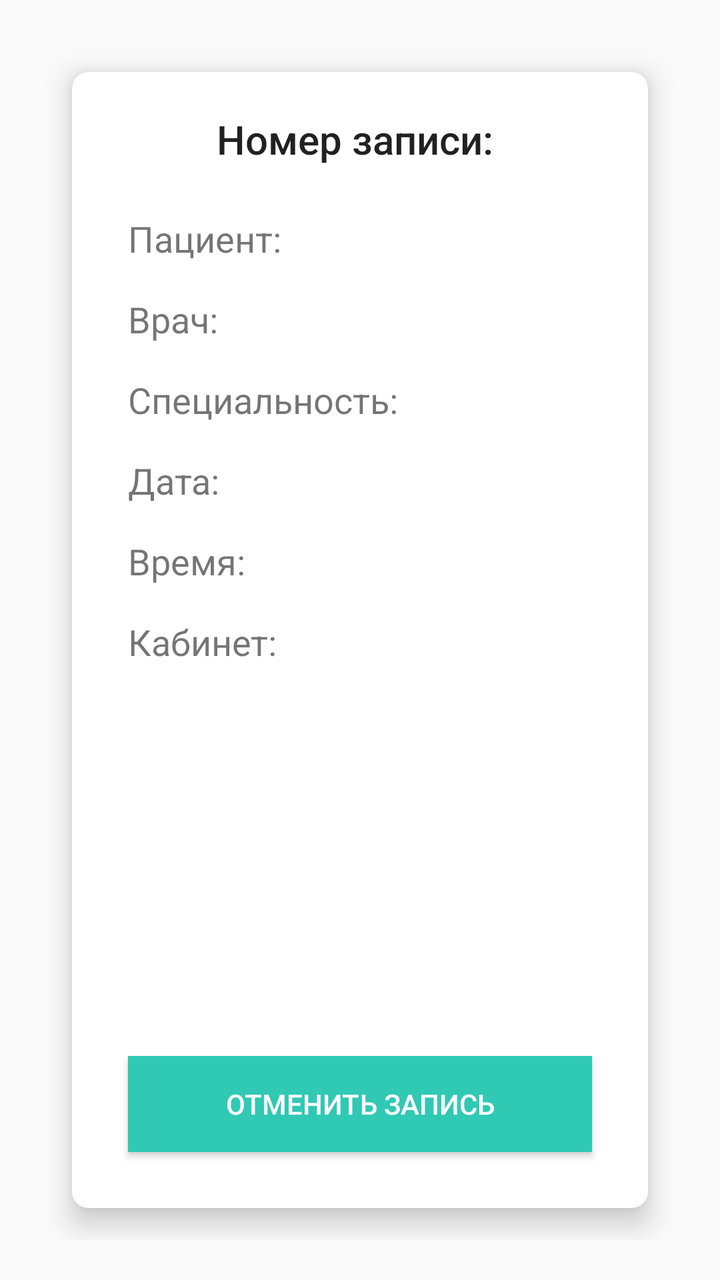
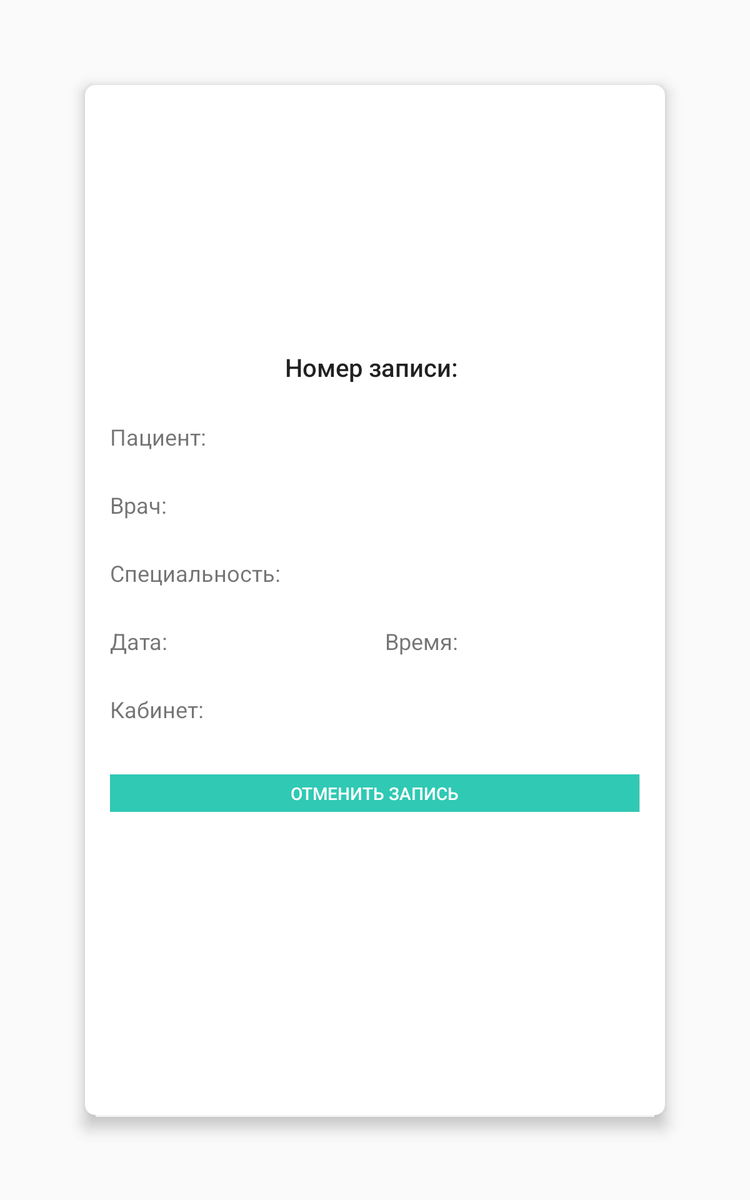

Two renders of one Android screen. The first uses the default layout on a phone; the second uses the alternative layout the repository ships for a different screen configuration, on a matching device. The two XML files are below.
<!-- AndroidManifest.xml: application theme AppTheme -->
<!-- res/layout/activity_deployed_appointment.xml -->
<?xml version="1.0" encoding="utf-8"?>
<android.support.constraint.ConstraintLayout xmlns:android="http://schemas.android.com/apk/res/android"
    xmlns:app="http://schemas.android.com/apk/res-auto"
    xmlns:tools="http://schemas.android.com/tools"
    android:id="@+id/test"
    android:layout_width="match_parent"
    android:layout_height="match_parent"
    tools:context=".DeployedAppointmentActivity"
    android:layout_margin="20dp">

        <android.support.v7.widget.CardView
            android:layout_width="match_parent"
            android:layout_height="match_parent"
            android:layout_gravity="center"
            android:layout_margin="16dp"
            app:cardCornerRadius="8dp"
            app:cardElevation="8dp">

            <android.support.constraint.ConstraintLayout
                android:layout_width="match_parent"
                android:layout_height="match_parent"
                android:layout_margin="20dp">

                <TextView
                    android:id="@+id/AppointmentNumber"
                    android:layout_width="wrap_content"
                    android:layout_height="wrap_content"
                    android:layout_marginEnd="8dp"
                    android:layout_marginStart="8dp"
                    android:text="Номер записи: "
                    android:textAppearance="@style/TextAppearance.AppCompat.Title"
                    android:textSize="20dp"
                    app:layout_constraintEnd_toEndOf="parent"
                    app:layout_constraintStart_toStartOf="parent"
                    app:layout_constraintTop_toTopOf="parent" />

                <TextView
                    android:id="@+id/PacientView"
                    android:layout_width="wrap_content"
                    android:layout_height="wrap_content"
                    android:layout_marginStart="8dp"
                    android:layout_marginTop="24dp"
                    android:text="Пациент: "
                    android:textSize="18dp"
                    app:layout_constraintStart_toStartOf="parent"
                    app:layout_constraintTop_toBottomOf="@+id/AppointmentNumber" />

                <TextView
                    android:id="@+id/DoctorView"
                    android:layout_width="wrap_content"
                    android:layout_height="wrap_content"
                    android:layout_marginStart="8dp"
                    android:layout_marginTop="16dp"
                    android:text="Врач: "
                    android:textSize="18dp"
                    app:layout_constraintStart_toStartOf="parent"
                    app:layout_constraintTop_toBottomOf="@+id/PacientView" />

                <TextView
                    android:id="@+id/SpecializationView"
                    android:layout_width="wrap_content"
                    android:layout_height="wrap_content"
                    android:layout_marginStart="8dp"
                    android:layout_marginTop="16dp"
                    android:text="Специальность: "
                    android:textSize="18dp"
                    app:layout_constraintStart_toStartOf="parent"
                    app:layout_constraintTop_toBottomOf="@+id/DoctorView" />

                <TextView
                    android:id="@+id/DateView"
                    android:layout_width="wrap_content"
                    android:layout_height="wrap_content"
                    android:layout_marginStart="8dp"
                    android:layout_marginTop="16dp"
                    android:text="Дата: "
                    android:textSize="18dp"
                    app:layout_constraintStart_toStartOf="parent"
                    app:layout_constraintTop_toBottomOf="@+id/SpecializationView" />

                <TextView
                    android:id="@+id/TimeView"
                    android:layout_width="wrap_content"
                    android:layout_height="wrap_content"
                    android:layout_marginStart="8dp"
                    android:layout_marginTop="16dp"
                    android:text="Время: "
                    android:textSize="18dp"
                    app:layout_constraintStart_toStartOf="parent"
                    app:layout_constraintTop_toBottomOf="@+id/DateView" />

                <TextView
                    android:id="@+id/CabinetView"
                    android:layout_width="wrap_content"
                    android:layout_height="wrap_content"
                    android:layout_marginStart="8dp"
                    android:layout_marginTop="16dp"
                    android:text="Кабинет: "
                    android:textSize="18dp"
                    app:layout_constraintStart_toStartOf="parent"
                    app:layout_constraintTop_toBottomOf="@+id/TimeView" />


                <Button
                    android:id="@+id/cancelAppointment"
                    style="@style/Widget.AppCompat.Button.Colored"
                    android:layout_width="0dp"
                    android:layout_height="wrap_content"
                    android:layout_marginBottom="8dp"
                    android:layout_marginEnd="8dp"
                    android:layout_marginStart="8dp"
                    android:background="?attr/colorPrimary"
                    android:onClick="onDeleteAppointmentButtonClick"
                    android:text="Отменить запись"
                    app:layout_constraintBottom_toBottomOf="parent"
                    app:layout_constraintEnd_toEndOf="parent"
                    app:layout_constraintStart_toStartOf="parent" />
            </android.support.constraint.ConstraintLayout>

        </android.support.v7.widget.CardView>
</android.support.constraint.ConstraintLayout>
<!-- resources referenced by this layout -->
<resources>
  <style name="AppTheme" parent="Theme.AppCompat.Light.DarkActionBar">
          
          <item name="colorPrimary">@color/colorPrimary</item>
          <item name="colorPrimaryDark">@color/colorPrimaryDark</item>
          <item name="colorAccent">@color/colorAccent</item>
      </style>
  <color name="colorPrimary">#30c9b4</color>
  <color name="colorPrimaryDark">#32baa8</color>
  <color name="colorAccent">#2be6ba</color>
</resources>
<!-- res/layout-sw600dp/activity_deployed_appointment.xml (the repository's variant of the layout above) -->
<!-- drawn on a 7-inch tablet held upright -->
<?xml version="1.0" encoding="utf-8"?>
<android.support.constraint.ConstraintLayout xmlns:android="http://schemas.android.com/apk/res/android"
    xmlns:app="http://schemas.android.com/apk/res-auto"
    xmlns:tools="http://schemas.android.com/tools"
    android:id="@+id/test"
    android:layout_width="match_parent"
    android:layout_height="match_parent"
    tools:context=".DeployedAppointmentActivity"
    android:layout_margin="8dp">

        <android.support.v7.widget.CardView
            android:layout_width="match_parent"
            android:layout_height="match_parent"
            app:cardCornerRadius="8dp"
            android:layout_margin="60dp"
            app:cardElevation="8dp">
            <TableLayout
                android:layout_width="match_parent"
                android:layout_height="match_parent"
                android:layout_margin="20dp"
                android:layout_gravity="center"
                android:gravity="center"
                android:stretchColumns="*">
                <TableRow
                    android:layout_marginBottom="30dp"
                    android:layout_gravity="center">
                    <TextView
                        android:id="@+id/AppointmentNumber"
                        android:layout_width="match_parent"
                        android:layout_height="match_parent"
                        android:text="Номер записи: "
                        android:gravity="center"
                        android:textAppearance="@style/TextAppearance.AppCompat.Title"
                        android:textSize="20dp"
                        android:layout_span="2"/>
                </TableRow>
                <TableRow
                    android:layout_marginBottom="30dp">
                    <TextView
                        android:id="@+id/PacientView"
                        android:layout_width="match_parent"
                        android:layout_height="match_parent"
                        android:text="Пациент: "
                        android:layout_span="2"
                        android:textSize="18dp"/>
                </TableRow>
                <TableRow
                    android:layout_marginBottom="30dp">
                    <TextView
                        android:id="@+id/DoctorView"
                        android:layout_width="match_parent"
                        android:layout_height="match_parent"
                        android:text="Врач: "
                        android:layout_span="2"
                        android:textSize="18dp"/>
                </TableRow>
                <TableRow
                    android:layout_marginBottom="30dp">
                    <TextView
                        android:id="@+id/SpecializationView"
                        android:layout_width="match_parent"
                        android:layout_height="match_parent"
                        android:text="Специальность: "
                        android:layout_span="2"
                        android:textSize="18dp"/>
                </TableRow>
                <TableRow
                    android:layout_marginBottom="30dp">
                    <TextView
                        android:id="@+id/DateView"
                        android:layout_width="match_parent"
                        android:layout_height="match_parent"
                        android:text="Дата: "
                        android:textSize="18dp"/>
                    <TextView
                        android:id="@+id/TimeView"
                        android:layout_width="match_parent"
                        android:layout_height="match_parent"
                        android:text="Время: "
                        android:textSize="18dp"/>
                </TableRow>
                <TableRow
                    android:layout_marginBottom="30dp">
                    <TextView
                        android:id="@+id/CabinetView"
                        android:layout_width="match_parent"
                        android:layout_height="match_parent"
                        android:text="Кабинет: "
                        android:textSize="18dp"/>
                </TableRow>
                <TableRow
                    android:layout_marginBottom="30dp">
                    <Button
                        android:layout_marginTop="10dp"
                        android:id="@+id/cancelAppointment"
                        style="@style/Widget.AppCompat.Button.Colored"
                        android:layout_width="match_parent"
                        android:layout_height="30dp"
                        android:background="?attr/colorPrimary"
                        android:layout_span="2"
                        android:onClick="onDeleteAppointmentButtonClick"
                        android:text="Отменить запись" />
                </TableRow>
            </TableLayout>
        </android.support.v7.widget.CardView>
</android.support.constraint.ConstraintLayout>
